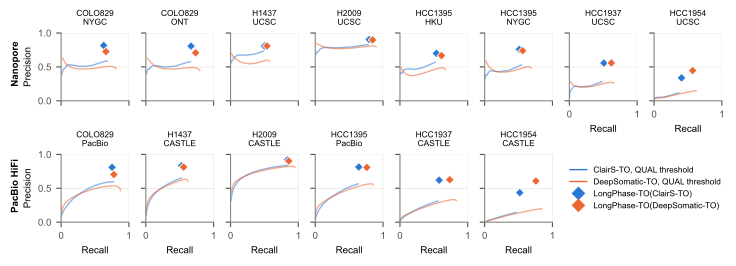

Source code (Python):
"""Supplementary Figure: LongPhase-TO against QUAL-threshold filtering of its input caller.

Precision-recall curves of ClairS-TO and DeepSomatic-TO when the QUAL threshold of their FILTER=PASS calls is raised
(0th to 98th percentile, sweep A), with the LongPhase-TO point of each caller, for all 14 cell-line datasets
at one tumor DNA fraction and variant type. ONT HCC1937 = HCC1937_UCSC_dedup.
Data: issue #1 delivery, branch revision-2026-11-results, Revision_2026-11/qual_threshold_baseline/
(copied to ../analysis/qual_threshold_baseline/). Writes supp_qual_threshold_pr.pdf.
"""
import os, sys, pandas as pd, matplotlib
matplotlib.use('Agg'); import matplotlib.pyplot as plt
HERE = os.path.dirname(os.path.abspath(__file__)); D = os.path.join(HERE, '..', 'analysis', 'qual_threshold_baseline')
TDF = float(sys.argv[1]) if len(sys.argv) > 1 else 0.4; VT = sys.argv[2] if len(sys.argv) > 2 else 'SNV'
plt.rcParams.update({'font.family': 'Arial', 'font.size': 7, 'axes.spines.top': False, 'axes.spines.right': False,
                     'axes.edgecolor': '#898781', 'xtick.color': '#52514e', 'ytick.color': '#52514e',
                     'legend.frameon': False, 'pdf.fonttype': 42})
q = pd.read_csv(os.path.join(D, 'qual_sweep.tsv'), sep='\t'); l = pd.read_csv(os.path.join(D, 'lp_vs_curve.tsv'), sep='\t')
keep = lambda d: d[~d.dataset.str.contains('with_duplicate') & (d.sweep == 'A')]
q, l = keep(q), keep(l)
PAIR = {'ClairS-TO': 'LongPhase-TO(ClairS-TO)', 'DeepSomatic-TO': 'LongPhase-TO(DeepSomatic-TO)'}
CC = {'ClairS-TO': '#2a78d6', 'DeepSomatic-TO': '#eb6834'}
l = l[l.method.isin(PAIR.values())]
DS = [d for p in ['ONT', 'PacBio'] for d in sorted(l[l.platform == p].dataset.unique())]
name = lambda d: d.replace('_dedup', '').replace('_', '\n', 1)
fig, ax = plt.subplots(2, 8, figsize=(7.2, 2.6), sharex=True, sharey=True)
pos = [(0, j) for j in range(8)] + [(1, j) for j in range(6)]
for (r, c), ds in zip(pos, DS):
    a = ax[r, c]
    for cal in PAIR:
        s = q[(q.dataset == ds) & (q.caller == cal) & (q.target_tdf == TDF) & (q.variant_type == VT) & (q.threshold != 'default')]
        s = s.sort_values('percentile'); a.plot(s.recall, s.precision, color=CC[cal], lw=1.0, alpha=0.55)
        p = l[(l.dataset == ds) & (l.caller == cal) & (l.target_tdf == TDF) & (l.variant_type == VT)]
        a.plot(p.lp_recall, p.lp_precision, 'D', color=CC[cal], ms=4.5, mec='white', mew=0.6)
    a.set_title(name(ds), fontsize=6); a.set_xlim(0, 1); a.set_ylim(0, 1); a.grid(color='#e1e0d9', lw=0.4)
    a.set_xticks([0, 1]); a.set_yticks([0, 0.5, 1]); a.set_aspect('equal')
for a in ax[:, 0]: a.set_ylabel('Precision')
for a in list(ax[1, :6]) + [ax[0, 6], ax[0, 7]]: a.set_xlabel('Recall'); a.tick_params(labelbottom=True)
fig.text(0.0, 0.74, 'Nanopore', rotation=90, fontsize=7, fontweight='bold', va='center')
fig.text(0.0, 0.27, 'PacBio HiFi', rotation=90, fontsize=7, fontweight='bold', va='center')
ax[1, 6].axis('off'); ax[1, 7].axis('off')
h = [plt.Line2D([], [], color=CC[c], lw=1, label=f'{c}, QUAL threshold') for c in PAIR] + \
    [plt.Line2D([], [], ls='', marker='D', color=CC[c], label=PAIR[c]) for c in PAIR]
ax[1, 6].legend(handles=h, loc='center left', fontsize=6, bbox_to_anchor=(-0.1, 0.5))
fig.subplots_adjust(left=0.07, right=0.99, wspace=0.25, hspace=0.55)
fig.savefig(os.path.join(HERE, 'supp_qual_threshold_pr.pdf'), bbox_inches='tight')
fig.savefig(os.path.join(HERE, 'drafts', 'supp_qual_threshold_pr.png'), dpi=200, bbox_inches='tight')
